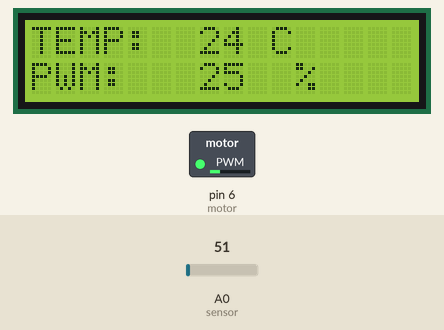
Simulated run of this sketch. Board: Arduino Uno, built with avr-gcc and run on an emulated ATmega328P. Parts: 16×2 character LCD, switched loads named in the sketch (green lamp = pin HIGH). The test bench sets the inputs (shaded band); at power-on: A0 (sensor) = 51.

Above: at 1.2 s.
1.3 s: A0 (sensor) set to 45
At 2.0 s:
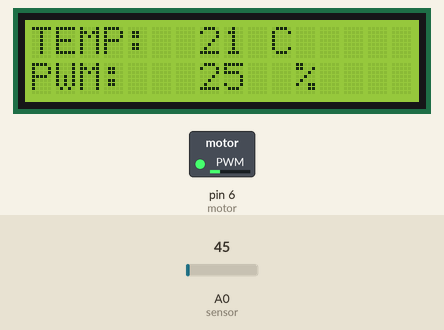
2.9 s: A0 (sensor) set to 36
At 4.1 s:
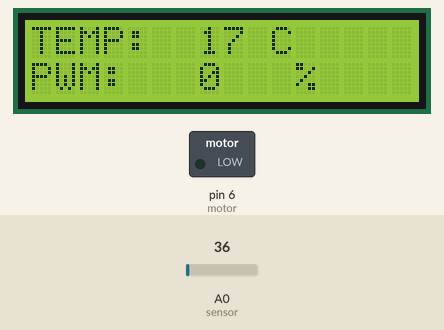
4.5 s: A0 (sensor) set to 30
At 5.0 s:
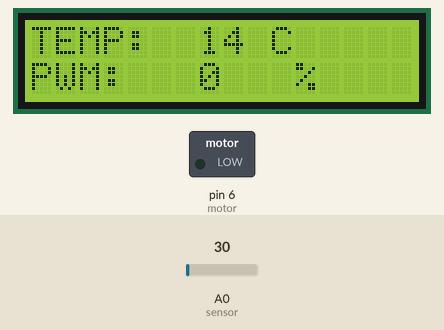
Timing chart, 0 to 7.5 s (numbered marks = the images above; inputs shaded):
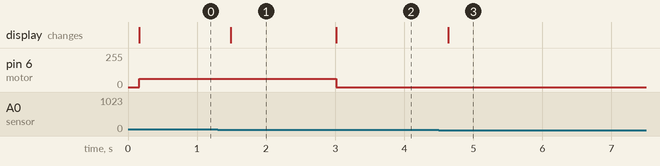

The sketch:

ad_pwm.ino
```cpp
#include <LiquidCrystal.h>

// Pino analogico para ligacao do LM35
int sensor = 0;
int motor = 6;

// Variaveis que armazenam a temperatura
int temp = 0;

// Variaveis que armazenam PWM
int pwm = 0;
int potencia = 0;

//Define os pinos que serão ligados ao LCD
LiquidCrystal lcd(12, 11, 5, 4, 3, 2);

void setup()
{
  lcd.begin(16, 2); //Inicializa
  lcd.print("TEMP: ");
  lcd.setCursor(10, 0);
  lcd.print("C");

  lcd.setCursor(0, 1);
  lcd.print("PWM: ");
  lcd.setCursor(11, 1);
  lcd.print("%");

  pinMode (motor, OUTPUT);
}

void loop()
{
  temp = ( 5.0 * analogRead(sensor) * 100.0) / 1024.0;
  delay(100);
  lcd.setCursor(7, 0);
  lcd.print(temp, DEC); //Escreve no display o valor da temperatura

  if (temp < 20)
  {
    pwm = 0;
    potencia = (pwm * 255) / 100;
    analogWrite(motor, potencia);
    lcd.setCursor(7, 1);
    lcd.print("   "); //Apaga o valor do PWM anterior: 4 espaços
    lcd.setCursor(7, 1);
    lcd.print(pwm, DEC); //Escreve no display o valor do PWM

  }
  if (temp >= 20 && temp < 30)
  {
    pwm = 25;
    potencia = (pwm * 255) / 100;
    analogWrite(motor, potencia);
    lcd.setCursor(7, 1);
    lcd.print("    "); //Apaga o valor do PWM anterior: 4 espaços
    lcd.setCursor(7, 1);
    lcd.print(pwm, DEC); //Escreve no display o valor do PWM
  }
}
```

Measured:
- the behaviour switches between 41 and 40 on A0 (sensor) (found by bisection; images 1 and 2)
- after the input at 1.3 s, the display: changes after 0.19 s (image 1)
- after the input at 2.9 s, pin 6 (motor): 63/255 → 0/255 after 0.12 s; the display: changes after 0.12 s (image 2)
- after the input at 4.5 s, the display: changes after 0.14 s (image 3)
